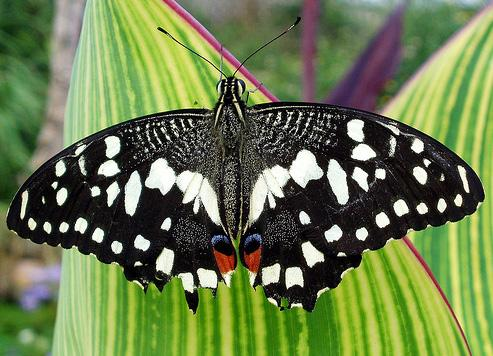
#> input picture images/bfly_c.jpg, 493 x 356 px, found by its file name
$ python LoG.py   (older library calls are emulated)
#> lines starting #> are read from the running program, lines starting #| are printed output that depends on the picture
import cv2
import numpy as np
#import matplotlib.pyplot as plt

img = cv2.imread(r'images\bfly_c.jpg')
#> img is the input picture: shape (356, 493, 3); mean B, G, R 77.2, 123.6, 107
img = cv2.cvtColor(img,cv2.COLOR_BGR2GRAY)
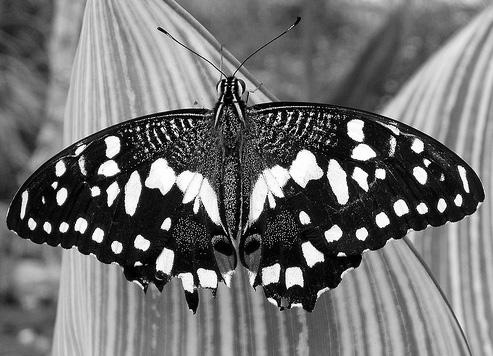
#> img: shape (356, 493); min 0, max 255, mean 113.3

img1 = cv2.GaussianBlur(img,(7,7),0)
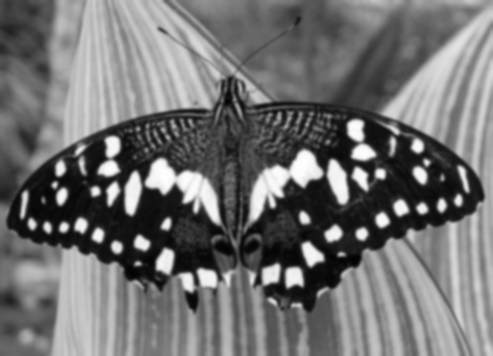
#> img1: shape (356, 493); min 2, max 254, mean 113.3
laplacian1 = cv2.Laplacian(img,cv2.CV_64F,ksize=3,scale=1)
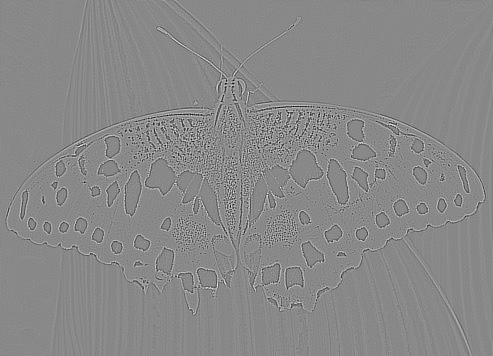
#> laplacian1: shape (356, 493) float64; min -1848, max 1594, mean 0; drawn with min black and max white

img2 = cv2.GaussianBlur(img,(5,5),0)
laplacian2 = cv2.Laplacian(img2,cv2.CV_64F,ksize=3,scale=1)
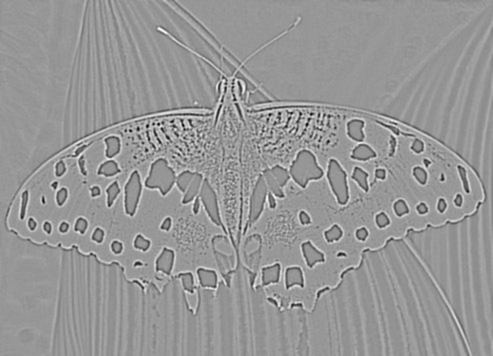
#> laplacian2: shape (356, 493) float64; min -398, max 274, mean 0; drawn with min black and max white

img_diff = img1-img2
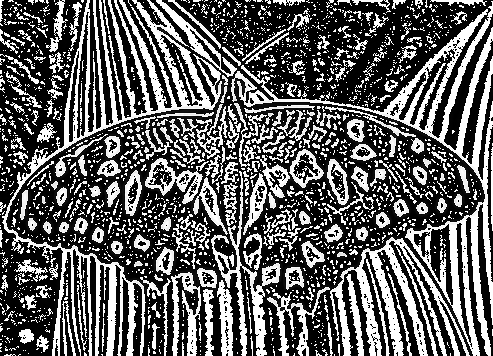
#> img_diff: shape (356, 493); min 0, max 255, mean 95.8
img_diff = cv2.convertScaleAbs(img_diff)

cv2.imshow('img',img_diff)
if cv2.waitKey(0) & 0xff == 27:
#> (key Esc is pressed here)
    cv2.destroyAllWindows()
